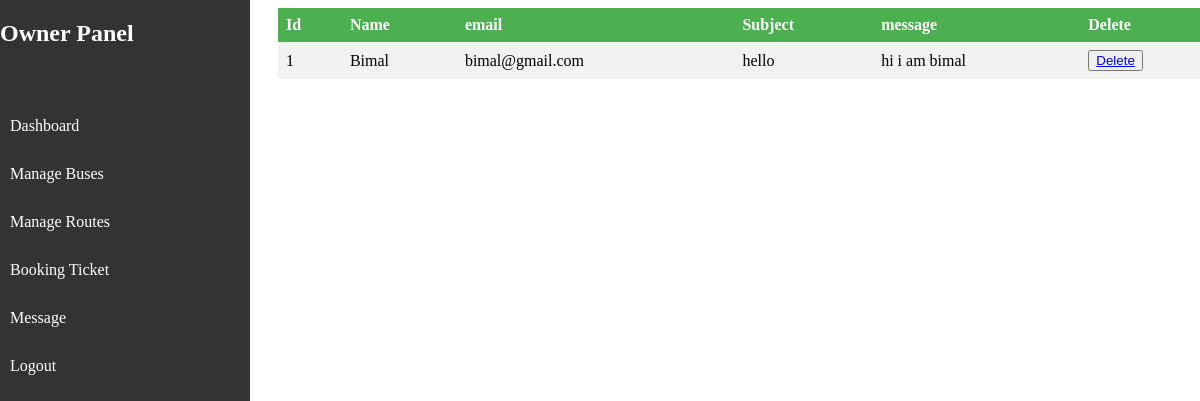
The app's page /displaymessageowner.php with its own data.
### tables this page shows
CREATE TABLE `contact_us` (
  `id` int(11) NOT NULL,
  `name` varchar(50) NOT NULL,
  `email` varchar(50) NOT NULL,
  `subject` varchar(100) NOT NULL,
  `message` varchar(500) NOT NULL
);

### displaymessageowner.php (the view, shortened to what this page needs)
<?php
    include("ownersidebar.php");
    ?>
<!DOCTYPE html>
<html lang="en">
<head>
</head>
<body>
<table>
    <tr>
        <th> Id</th>
        <th>Name</th>
        <th>email</th>
        <th>Subject</th>
        <th>message</th>
        <th>Delete</th>
    </tr>
    <?php
    $sql="Select * from `contact_us`";
    $result=(mysqli_query($conn,$sql));
    if($result){
        while($row=mysqli_fetch_assoc($result)){
            $id=$row['id'];
            $name=$row['name'];
            $email=$row['email'];
            $subject=$row['subject'];
            $message=$row['message'];
            echo "<tr>
            <td>".$id."</td>
            <td>".$name."</td>
            <td>".$email."</td>
            <td>".$subject."</td>
            <td>".$message."</td>
            <td><button><a href=deletemessageowner.php?deleteid=".$id.">Delete</a></button></td>
         </tr>";
        }
    }?>
</body>
</html>

### displaymessageowner.php (style rules this page uses)
table { border-collapse: collapse; width: 80%; margin-left:270px; }
th, td { text-align: left; padding: 8px; }
th { background-color: #4CAF50; color: white; }
tr:nth-child(even) { background-color: #f2f2f2 }

### records on screen
contact_us: id "1", name "Bimal", email "bimal@gmail.com", subject "hello", message "hi i am bimal"
